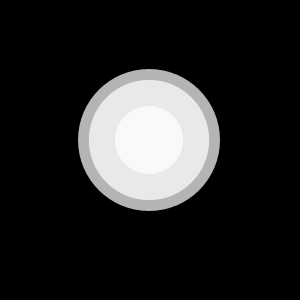
Frame 1 (no input)
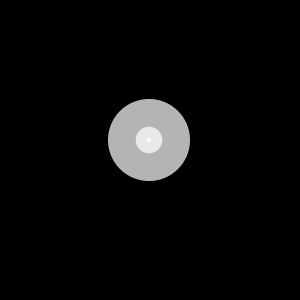
Frame 60 (the mouse pressed at the canvas centre just before this capture)
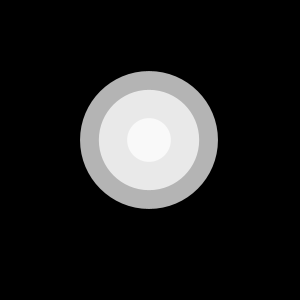
Frame 120 (the mouse held since frame 60 and released just before this capture)

The Processing sketch that drew these frames (run headless with seeded random() and noise(); from frame 60 on, the mouse is pressed at the canvas centre):

// Processing sketch: phaseShiftingGrowthRate
// ── phaseShiftingGrowthRate.pde
//each circle has the same position and rate of growth 
//cycle, but the growth cycle is offset.

float angle = 0.0;
float speed = 0.05;

void setup(){
  size(300, 300);
  noStroke();
  smooth();
  pixelDensity(2);
  fill(255, 180);
}
void draw(){
  background(0);
  circlePhase(0.0);
  circlePhase(QUARTER_PI);
  circlePhase(HALF_PI);
  angle += speed;
  println(angle);
}

void circlePhase(float phase){
  float diameter = 68 + (sin(angle+phase) * 74);
  ellipse(149, 140, diameter, diameter);
}
